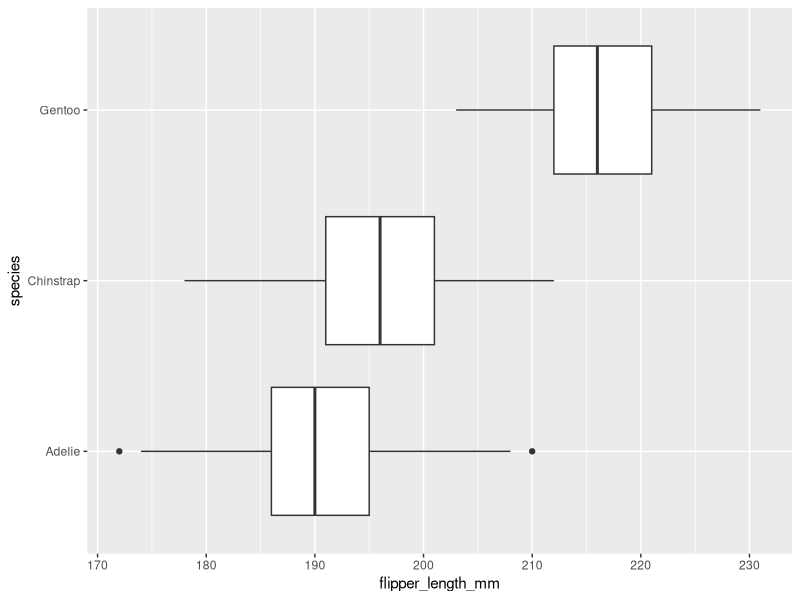
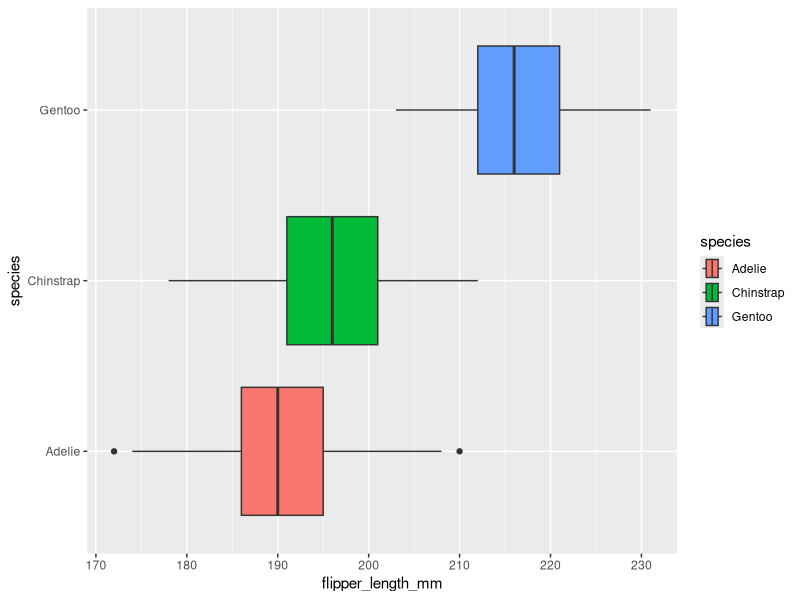
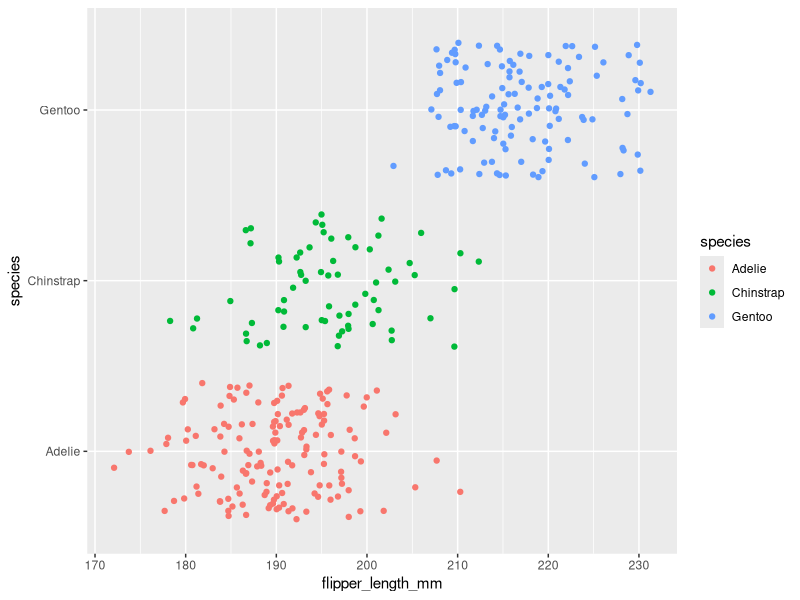
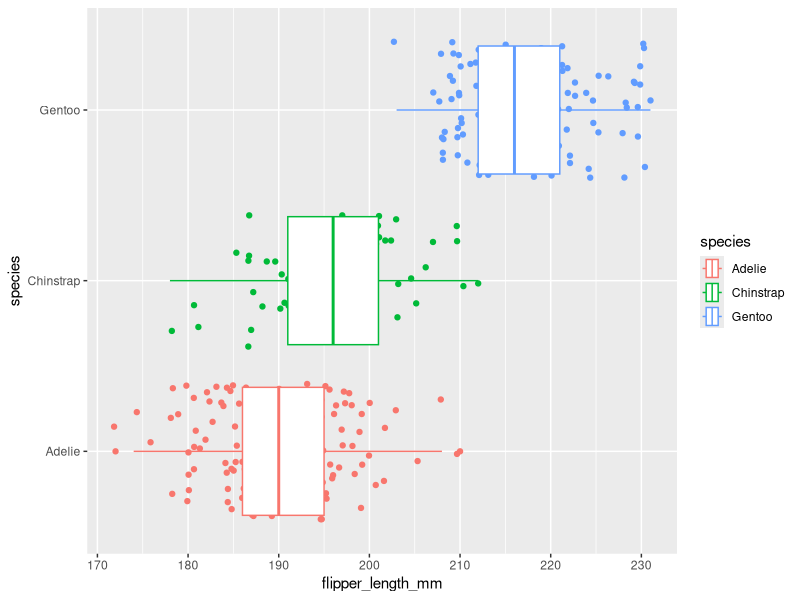
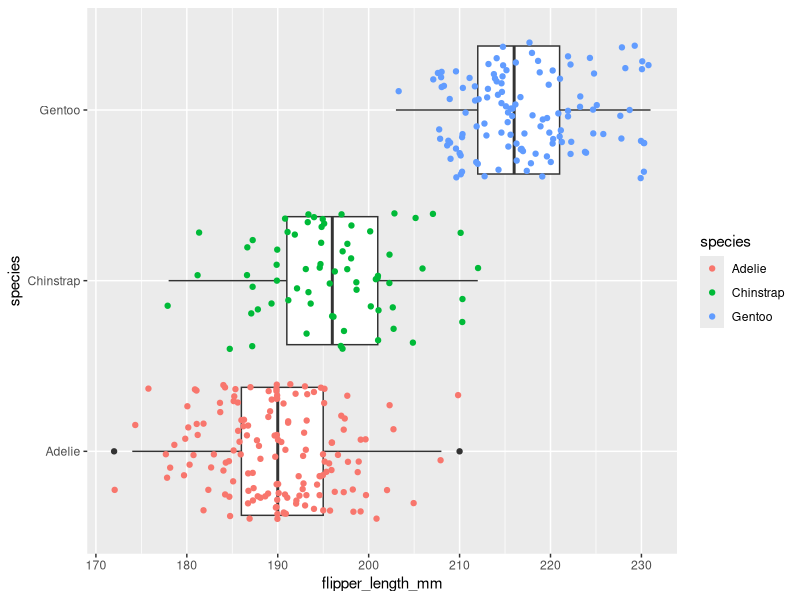

Write the R code that produced these figures, in order.
## ---- chunk 1
knitr::opts_chunk$set(error = TRUE)
## ---- chunk 2
library(palmerpenguins)
penguins
## ---- chunk 3
library(ggplot2)
## ---- chunk 4
ggplot(data = penguins, mapping = aes(x = flipper_length_mm, y = species)) +
  geom_boxplot()
## ---- chunk 5
ggplot(data = penguins, mapping = aes(x = flipper_length_mm, y = species, fill = species)) +
  geom_boxplot()
## ---- chunk 6
ggplot(data = penguins, mapping = aes(x = flipper_length_mm, y = species, color = species)) +
  geom_jitter()
## ---- chunk 7
ggplot(data = penguins, mapping = aes(x = flipper_length_mm, y = species, color = species)) +
  geom_jitter()+
  geom_boxplot()
## ---- chunk 8
ggplot(data = penguins, mapping = aes(x = flipper_length_mm, y = species)) +
  geom_boxplot()+
geom_jitter(mapping = aes(color = species))
  
## ---- chunk 9

## ---- chunk 10

## ---- chunk 11

## ---- chunk 12

## ---- chunk 13

## ---- chunk 14

